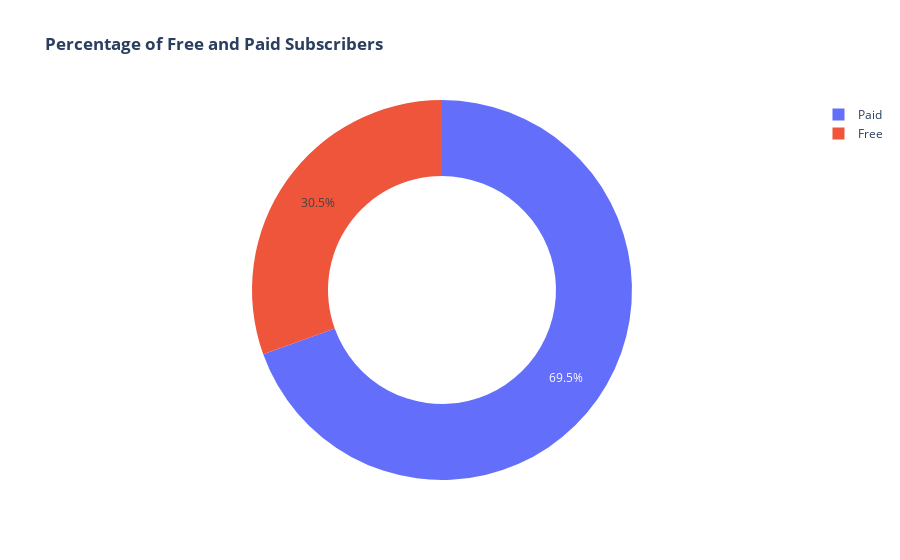

Notebook source saved alongside this figure:
### Code cell
fig = px.pie(free_paid_num_subs, values='num_subscribers', names= free_paid_num_subs.index,
             title='<b>Percentage of Free and Paid Subscribers</b>',hole=0.6)
fig.show()

### Figure 1 — Plotly figure (JSON) as saved in the notebook; plotly's stock layout.template omitted (floating-point values rounded to 4 significant figures)
{"data": [{"domain": {"x": [0, 1], "y": [0, 1]}, "hole": 0.6, "hovertemplate": "Free/Paid=%{label}<br>num_subscribers=%{value}<extra></extra>", "labels": ["Free", "Paid"], "legendgroup": "", "name": "", "showlegend": true, "type": "pie", "values": [3586551, 8173932]}], "layout": {"legend": {"tracegroupgap": 0}, "title": {"text": "<b>Percentage of Free and Paid Subscribers</b>"}}}
